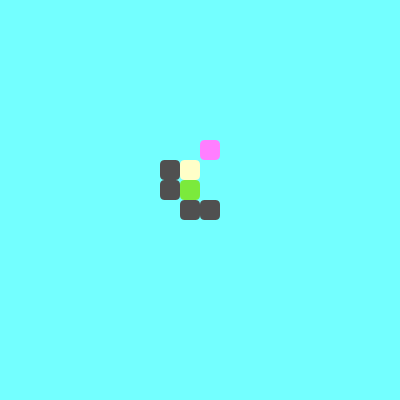
Frame 1 (no input)
Frame 60 (the mouse pressed at the canvas centre just before this capture): identical to frame 1, image omitted
Frame 120 (the mouse held since frame 60 and released just before this capture): identical to frame 1, image omitted

The Processing sketch that drew this single still picture (run headless with seeded random() and noise(); from frame 60 on, the mouse is pressed at the canvas centre):

// Processing sketch: puzzleGame1
// ── puzzleGame1.pde
ArrayList<player> players = new ArrayList();
ArrayList<block> blocks = new ArrayList();
ArrayList<block> toRemoveBlock = new ArrayList();
ArrayList<wall> walls = new ArrayList();
ArrayList<target> targets = new ArrayList();

boolean levelComplete = true;
int currentLevel = 0;

void setup(){
  size(400,400);
  for(int i = 0;i < levelSetup[currentLevel].length;i++){
    for(int j = 0;j < levelSetup[currentLevel][i].length;j++){
      if(levelSetup[currentLevel][i][j] == 1){
        walls.add(new wall(new PVector(j*20,i*20)));
      }
      if(levelSetup[currentLevel][i][j] == 2){
        blocks.add(new block(new PVector(j*20,i*20)));
      }
      if(levelSetup[currentLevel][i][j] == 3){
        players.add(new player(new PVector(j*20,i*20)));
      }
      if(levelSetup[currentLevel][i][j] == 4){
        targets.add(new target(new PVector(j*20,i*20)));
      }
    }
  }
}

void draw(){
  if(r||levelComplete){
    players = new ArrayList();
    blocks = new ArrayList();
    walls = new ArrayList();
    toRemoveBlock = new ArrayList();
    targets = new ArrayList();
    for(int i = 0;i < levelSetup[currentLevel].length;i++){
      for(int j = 0;j < levelSetup[currentLevel][i].length;j++){
        if(levelSetup[currentLevel][i][j] == 1){
          walls.add(new wall(new PVector(j*20,i*20)));
        }
        if(levelSetup[currentLevel][i][j] == 2){
          blocks.add(new block(new PVector(j*20,i*20)));
        }
        if(levelSetup[currentLevel][i][j] == 3){
          players.add(new player(new PVector(j*20,i*20)));
        }
        if(levelSetup[currentLevel][i][j] == 4){
          targets.add(new target(new PVector(j*20,i*20)));
        }
      }
    }
    levelComplete = false;
  }
  background(115,255,255);
  ////////////////////entity////////////////////
  for(wall part:walls){
    part.draw();
  }
  for(block part:blocks){
    part.draw();
  }
  levelComplete = true;
  for(target part:targets){
    if(!part.filled){
      levelComplete = false;
    }
    part.checkFilled();
    part.draw();
  }
  blocks.removeAll(toRemoveBlock);
  ////////////////////player////////////////////
  for(player part:players){
    part.draw();
    part.update();
    part.move();
  };
  if(levelComplete){
    currentLevel++;
    if(levelSetup.length-1 == currentLevel){
      currentLevel = 0;
    }
  }
}
// ── KeyControls.pde
boolean up = false;
boolean down = false;
boolean left = false;
boolean right = false;

boolean r = false;

void keyPressed(){
  if(keyCode == UP || key == 'w'){
    up = true;
  }
  if(keyCode == LEFT || key == 'a'){
    down = true;
  }
  if(keyCode == DOWN || key == 's'){
    left = true;
  }
  if(keyCode == RIGHT || key == 'd'){
    right = true;
  }
  if(key == 'r'){
    r = true;
  }
}
void keyReleased(){
  if(keyCode == UP || key == 'w'){
    up = false;
  }
  if(keyCode == LEFT || key == 'a'){
    down = false;
  }
  if(keyCode == DOWN || key == 's'){
    left = false;
  }
  if(keyCode == RIGHT || key == 'd'){
    right = false;
  }
  if(key == 'r'){
    r = false;
  }
}
// ── LEVELS.pde
int [][][] levelSetup = {
  {
  {0,0,0,0,0,0,0,0,0,0,0,0,0,0,0,0,0,0,0,0,},
  {0,0,0,0,0,0,0,0,0,0,0,0,0,0,0,0,0,0,0,0,},
  {0,0,0,0,0,0,0,0,0,0,0,0,0,0,0,0,0,0,0,0,},
  {0,0,0,0,0,0,0,0,0,0,0,0,0,0,0,0,0,0,0,0,},
  {0,0,0,0,0,0,0,0,0,0,0,0,0,0,0,0,0,0,0,0,},
  {0,0,0,0,0,0,0,0,0,0,0,0,0,0,0,0,0,0,0,0,},
  {0,0,0,0,0,0,0,0,0,0,0,0,0,0,0,0,0,0,0,0,},
  {0,0,0,0,0,0,0,0,0,0,4,0,0,0,0,0,0,0,0,0,},
  {0,0,0,0,0,0,0,0,1,2,0,0,0,0,0,0,0,0,0,0,},
  {0,0,0,0,0,0,0,0,1,3,0,0,0,0,0,0,0,0,0,0,},
  {0,0,0,0,0,0,0,0,0,1,1,0,0,0,0,0,0,0,0,0,},
  {0,0,0,0,0,0,0,0,0,0,0,0,0,0,0,0,0,0,0,0,},
  {0,0,0,0,0,0,0,0,0,0,0,0,0,0,0,0,0,0,0,0,},
  {0,0,0,0,0,0,0,0,0,0,0,0,0,0,0,0,0,0,0,0,},
  {0,0,0,0,0,0,0,0,0,0,0,0,0,0,0,0,0,0,0,0,},
  {0,0,0,0,0,0,0,0,0,0,0,0,0,0,0,0,0,0,0,0,},
  {0,0,0,0,0,0,0,0,0,0,0,0,0,0,0,0,0,0,0,0,},
  {0,0,0,0,0,0,0,0,0,0,0,0,0,0,0,0,0,0,0,0,},
  {0,0,0,0,0,0,0,0,0,0,0,0,0,0,0,0,0,0,0,0,},
  {0,0,0,0,0,0,0,0,0,0,0,0,0,0,0,0,0,0,0,0,}
  },
};
// ── block.pde
class block extends entity{
  PVector pos;
  block(PVector pos_){
    pos = pos_;
  }
  boolean checkMoveable(PVector playerPos){
    if(up&&round(pos.y+10)==playerPos.y){
      for(wall part:walls){
        if(round(pos.y-10)==part.pos.y){
          return false;
        }
      }
    }
    if(down&&round(pos.y-10)==playerPos.y){
      for(wall part:walls){
        if(round(pos.y+10)==part.pos.y){
          return false;
        }
      }
    }
    if(right&&round(pos.x+10)==playerPos.x){
      for(wall part:walls){
        if(round(pos.x-10)==part.pos.x){
          return false;
        }
      }
    }
    if(left&&round(pos.x-10)==playerPos.x){
      for(wall part:walls){
        if(round(pos.x+10)==part.pos.x){
          return false;
        }
      }
    }
    return true;
  }
  void draw(){
    noStroke();
    fill(255,255,200);
    rect(pos.x,pos.y,20,20,5);
  }
}
// ── entity.pde
class entity{
  boolean collide(float x, float y, float w, float h, float x2, float y2, float w2, float h2){
    if(x < x2+w2&&x+w > x2&&y < y2+h2&&y+h > y2){
      return true;
    }
    return false;
  }
}
// ── player.pde
class player extends entity{
  int nextMoveTimer = 0;
  
  PVector pos;
  player(PVector pos_){
    pos = pos_;
  }
  void update(){
    nextMoveTimer++;
  }
  void move(){
    if(nextMoveTimer > 10){
      
      nextMoveTimer = 0;
    }
  }
  void draw(){
    noStroke();
    fill(123,234,60);
    rect(pos.x,pos.y,20,20,5);
  }
}
// ── target.pde
class target extends entity{
  boolean filled = false;
  
  PVector pos;
  target(PVector pos_){
    pos = pos_;
  }
  void checkFilled(){
    for(block part:blocks){
      if(round(part.pos.x) == round(pos.x)&&round(part.pos.y) == round(pos.y)&&!filled){
        toRemoveBlock.add(part);
        filled = true;
      }
    }
  }
  void draw(){
    noStroke();
    if(filled){
      fill(255,126,255,50);
    }else{
      fill(255,126,255);
    }
    rect(pos.x,pos.y,20,20,5);
  }
}
// ── wall.pde
class wall extends entity{
  PVector pos;
  wall(PVector pos_){
    pos = pos_;
  }
  void draw(){
    noStroke();
    fill(80);
    rect(pos.x,pos.y,20,20,5);
  }
}
